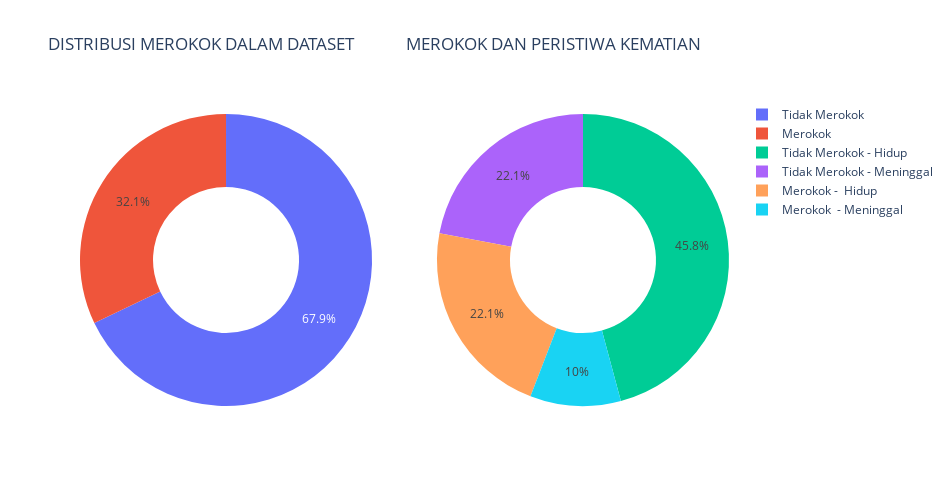

This figure's notebook cell:
### Markdown cell above
Dari subplot di atas dapat disimpulkan bahwa dalam data diatas, sebanyak 64.9% adalah orang yang TIDAK HIPERTENSI atau tidak memiliki tekanan darah tinggi (di antaranya 45,8% orang masih tetap hidup dan 19,1% orang yang meninggal) dan sebanyak 35.1% orang memiliki HIPERTENSI (di antaranya 22,1% orang masih tetap hidup dan 13% orang yang meninggal).

### Code cell
# membuat label
label_smoking1 = ["Tidak Merokok","Merokok"]
label_smoking2 = ['Tidak Merokok - Hidup','Tidak Merokok - Meninggal', "Merokok -  Hidup", "Merokok  - Meninggal"]
# memanggil fungsi donut
donut('smoking', label_smoking1, label_smoking2, "DISTRIBUSI MEROKOK DALAM DATASET", "MEROKOK DAN PERISTIWA KEMATIAN")

### Figure 1 — Plotly figure (JSON) as saved in the notebook; plotly's stock layout.template omitted (floating-point values rounded to 4 significant figures)
{"data": [{"labels": ["Tidak Merokok", "Merokok"], "values": [203, 96], "type": "pie", "domain": {"x": [0, 0.45], "y": [0, 1]}, "hole": 0.5, "hoverinfo": "label+percent"}, {"labels": ["Tidak Merokok - Hidup", "Tidak Merokok - Meninggal", "Merokok -  Hidup", "Merokok  - Meninggal"], "values": [137, 66, 66, 30], "type": "pie", "domain": {"x": [0.55, 1], "y": [0, 1]}, "hole": 0.5, "hoverinfo": "label+percent"}], "layout": {"title": {"text": "DISTRIBUSI MEROKOK DALAM DATASET             MEROKOK DAN PERISTIWA KEMATIAN"}, "autosize": false, "width": 950, "height": 500, "paper_bgcolor": "white"}}
